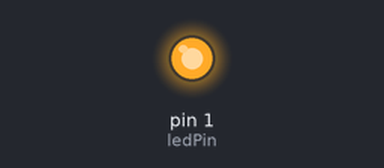
Bench run of a sketch on a simulated Arduino Uno, built with avr-gcc and run on an emulated ATmega328P. Parts: output pins drawn as LEDs (lit = HIGH).

Above: at 0.02 s.
At 2.3 s:
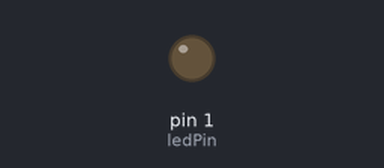
Timing chart, 0 to 5.9 s (numbered marks = the images above):
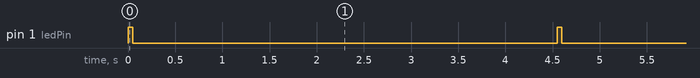

Measured:
- by itself, pin 1 (ledPin): alternates HIGH for 0.05 s and LOW for 4.5 s

The sketch:

BugLight.ino
```cpp
#include "src/BugLight.h"
// the setup routine runs once when you press reset:

const int ledPin = 1;

void setup() {
  // initialize the digital pin as an output.
  pinMode(ledPin, OUTPUT); //LED on Model B
}

// the loop routine runs over and over again forever:
void loop() {
  blink(ledPin);
}
```

BugLight.cpp
```cpp
#include "BugLight.h" //this is a header file

void blink(int pin){
  digitalWrite(pin, HIGH);
  delay(50);
  digitalWrite(pin, LOW);
  delay(4500);
 }
```

BugLight.h
```cpp
#ifndef BLINK_H
#define BLINK_H

#include "Arduino.h"
void blink(int pin);


#endif
```
